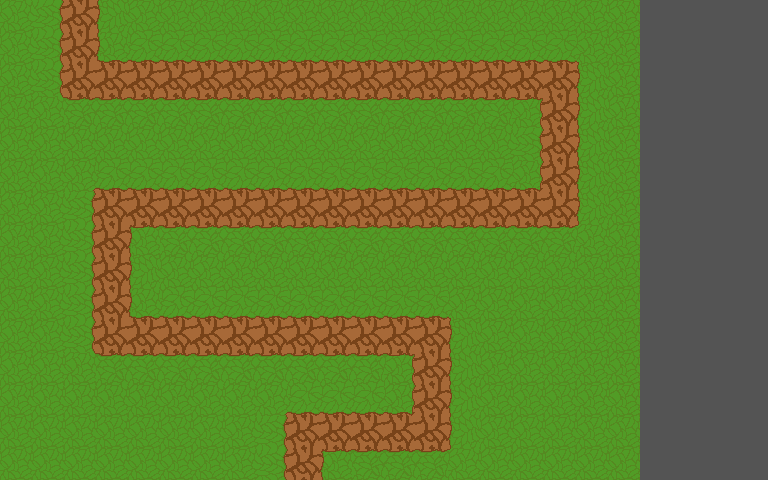

Below is a game level as drawn by its tile map, then a one-line description and the .tmx file that defines it, in full:
An orthogonal 24x15 tile map with 32x32 px tiles, 1 tile layer (Tile Layer 1).

<map version="1.2" tiledversion="1.2.0" orientation="orthogonal" renderorder="right-down" width="24" height="15" tilewidth="32" tileheight="32" infinite="0" nextlayerid="2" nextobjectid="1">
 <tileset firstgid="1" source="../Tower-Defense-Game/data/map/map_tiles.tsx" />
 <layer id="1" name="Tile Layer 1" width="24" height="15">
  <data encoding="csv">
10,2,1,3,10,10,10,10,10,10,10,10,10,10,10,10,10,10,10,10,18,18,18,18,
10,2,1,13,5,5,5,5,5,5,5,5,5,5,5,5,5,5,7,10,18,18,18,18,
10,2,1,1,1,1,1,1,1,1,1,1,1,1,1,1,1,1,3,10,18,18,18,18,
10,9,4,4,4,4,4,4,4,4,4,4,4,4,4,4,16,1,3,10,18,18,18,18,
10,10,10,10,10,10,10,10,10,10,10,10,10,10,10,10,2,1,3,10,18,18,18,18,
10,10,6,5,5,5,5,5,5,5,5,5,5,5,5,5,14,1,3,10,18,18,18,18,
10,10,2,1,1,1,1,1,1,1,1,1,1,1,1,1,1,1,3,10,18,18,18,18,
10,10,2,1,15,4,4,4,4,4,4,4,4,4,4,4,4,4,8,10,18,18,18,18,
10,10,2,1,3,10,10,10,10,10,10,10,10,10,10,10,10,10,10,10,18,18,18,18,
10,10,2,1,13,5,5,5,5,5,5,5,5,5,7,10,10,10,10,10,18,18,18,18,
10,10,2,1,1,1,1,1,1,1,1,1,1,1,3,10,10,10,10,10,18,18,18,18,
10,10,9,4,4,4,4,4,4,4,4,4,16,1,3,10,10,10,10,10,18,18,18,18,
10,10,10,10,10,10,10,10,6,5,5,5,14,1,3,10,10,10,10,10,18,18,18,18,
10,10,10,10,10,10,10,10,2,1,1,1,1,1,3,10,10,10,10,10,18,18,18,18,
10,10,10,10,10,10,10,10,2,1,15,4,4,4,8,10,10,10,10,10,18,18,18,18
</data>
 </layer>
</map>
